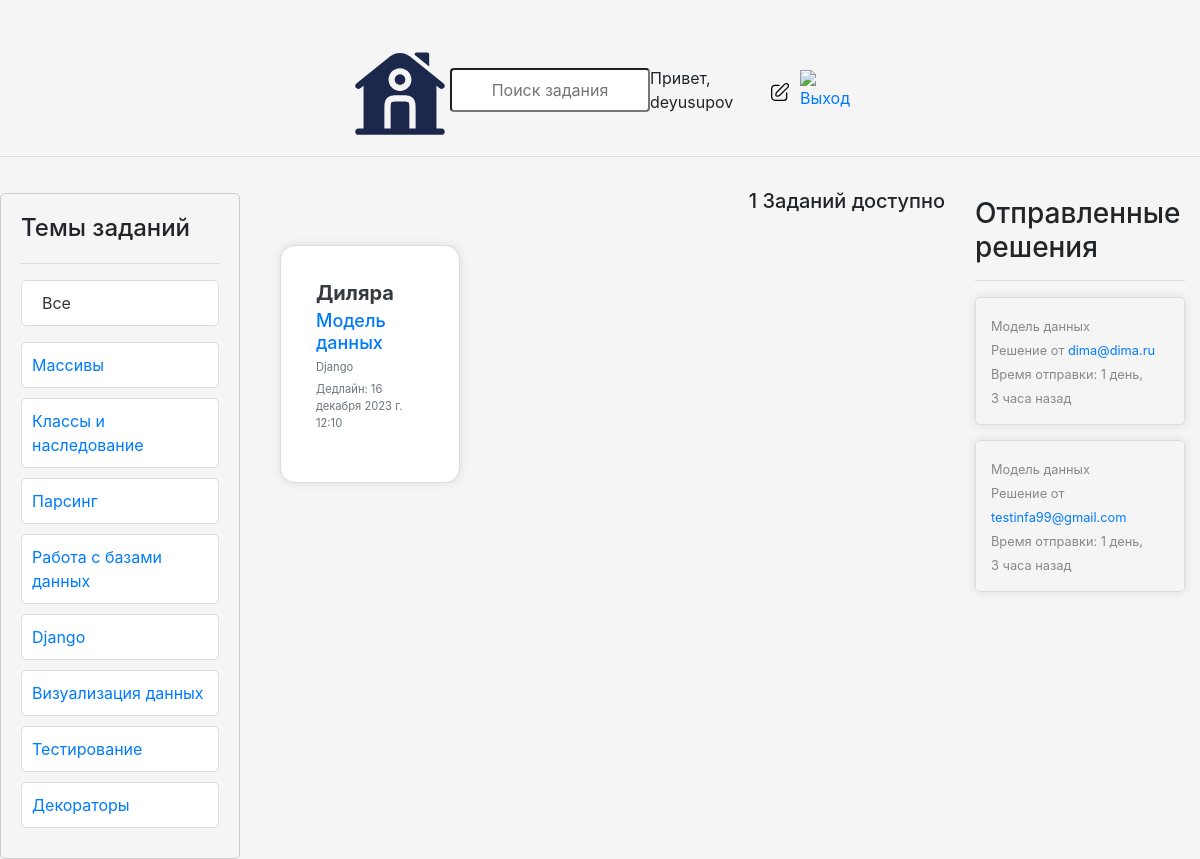
Page /?q=Django (signed in) on the earlier database version.
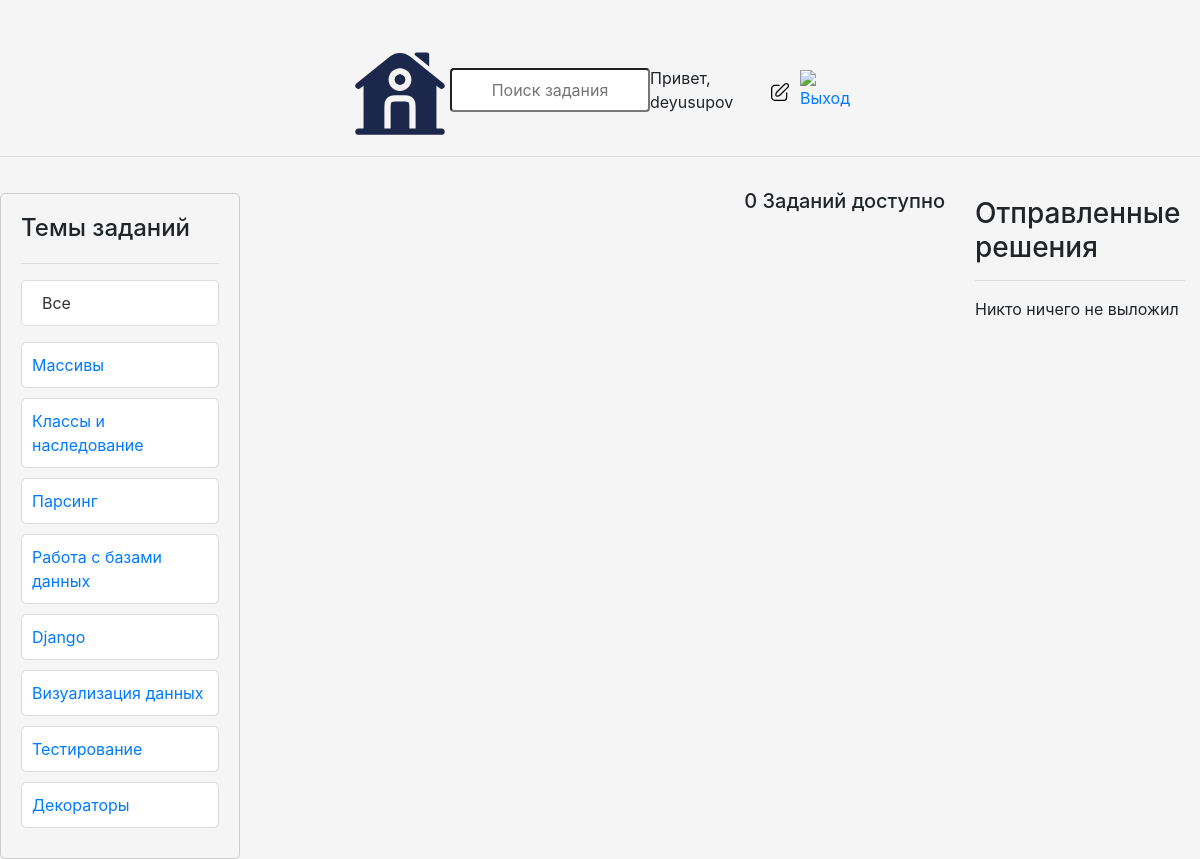
Same page on the later database version.
### base/models.py (models this page shows, shortened)
class Topic(models.Model):
    name = models.CharField(max_length = 200)

class Task(models.Model):
    host = models.ForeignKey(User, on_delete = models.SET_NULL, null = True)
    topic = models.ForeignKey(Topic, on_delete = models.SET_NULL, null = True)
    name = models.CharField(max_length = 200)
    description = models.TextField(null = True, blank = True)
    participants = models.ManyToManyField(User, related_name = 'participants', blank = True)
    updated = models.DateTimeField(auto_now = True)
    created = models.DateTimeField(auto_now_add = True)
    deadline = models.DateTimeField(null = True, blank = True)
    class Meta:
        ordering=['-updated','-created']
    def __str__(self):
        return self.name

class User(AbstractUser):
    name = models.CharField(max_length=200, null=True)
    email = models.EmailField(unique=True, null=True)
    bio = models.TextField(null=True)
    ROLE_CHOICES = [
        ('admin', 'Admin'),
        ('user', 'User'),
    ]
    role = models.CharField(max_length=5, choices=ROLE_CHOICES, default='user')
    avatar = models.ImageField(null=True, default='avatar.svg')
    USERNAME_FIELD = 'email'
    REQUIRED_FIELDS = []

class Message(models.Model):
    user = models.ForeignKey(User, on_delete=models.CASCADE)
    task = models.ForeignKey(Task, on_delete=models.CASCADE)
    body = models.TextField()
    attachment = models.FileField(upload_to='message_files/', null=True, blank=True)
    updated = models.DateTimeField(auto_now=True)
    created = models.DateTimeField(auto_now_add=True)
    rating = models.IntegerField(null=True, blank=True)
    class Meta:
        ordering = ['-updated','-created']

### base/views.py (the view, shortened to what this page needs)
# urls.py: path('', views.home, name="home"),
@login_required(login_url='login')
def home(request):
    if request.user.role == 'user':
        q = request.GET.get('q') if request.GET.get('q') else ''
        tasks = Task.objects.filter(
            Q(topic__name__icontains=q) |
            Q(name__icontains=q) |
            Q(description__icontains=q)
        )
        topics = Topic.objects.all()
        task_count = tasks.count()
        task_messages = Message.objects.all().filter(Q(task__topic__name__icontains=q))
        context = {'tasks': tasks, 'topics': topics, 'task_count': task_count, 'task_messages': task_messages}
        return render(request, 'base/home_user.html', context)
    else:
        return redirect('login')

### base/templates/base/home_user.html (shortened to what this page needs)
{% extends 'main.html' %}
{% block content %}
<div class="home-container">
    <div>
        {% include 'base/topics_component.html' %}
    </div>
    <div class="container mt-3">
        <h5 class="text-right">{{ task_count }} Заданий доступно</h5>
        <div class="mt-3">
            {% include 'base/feed_component.html' %}
        </div>
    </div>
    <div>
        {% include 'base/activity_component.html' %}
    </div>
</div>
{% endblock content %}

### base/templates/base/topics_component.html (shortened to what this page needs)
<div class="custom-container">
    <h3 class="custom-heading">Темы заданий</h3>
    <hr>
    <div class="d-flex justify-content-between align-items-center mb-3">
        <a href="{% url 'home' %}" class="custom-button custom-button-all btn-block text-left">Все</a>
    </div>
    <ul class="custom-list">
        {% for topic in topics %}
            <li class="custom-list-item {% if topic.name == selected_topic %}active{% endif %}">
                <a href="{% url 'home' %}?q={{ topic.name }}" class="custom-list-link">
                    {{ topic.name }}
                </a>
            </li>
        {% endfor %}
    </ul>
</div>

### base/templates/base/feed_component.html (shortened to what this page needs)
{% load static %}
<div class="container">
  <div class="row">
      {% for task in tasks %}
          <div class="col-md-4">
              <div class="card-container card mt-3">
                  <div class="card-body d-flex justify-content-between">
                      <h5 class="card-title">
                          <div class="name">
                              <a href="{% url 'user-profile' task.host.id %}" class="text-dark">{{ task.host.name }}</a>
                          </div>
                          <div class="task-name">
                            <a href="{% url 'task' task.id %}" class="text-primary">{{ task.name|truncatechars:15 }}</a>
                        </div>
                          <div class="topic">
                              <small class="text-muted">{{ task.topic.name }}</small>
                          </div>
                          <div class="topic">
                            <small class="text-muted">Дедлайн: {{ task.deadline }}</small>
                        </div>
                      </h5>
                  </div>
              </div>
          </div>
      {% endfor %}
  </div>
</div>

### base/templates/base/activity_component.html (shortened to what this page needs)
<div class="container mt-4">
    <h3>Отправленные решения</h3>
    <hr>
    {% if task_messages %}
        {% for message in task_messages %}
            <div class="comment-card">
                <small>{{ message.task }}</small>
                <small>Решение от <a href="{% url 'user-profile' message.user.id %}">{{ message.user }}</a></small>
                <small>Время отправки: {{ message.created|timesince }} назад</small>
            </div>
        {% endfor %}
    {% else %}
        <p>Никто ничего не выложил</p>
    {% endif %}
</div>

Differences in the rows shown:
removed Task: host.name "Диляра", name "Модель данных", topic.name "Django", deadline "16 декабря 2023 г. 12:10"
removed Message: task "Модель данных", user "dima@dima.ru", created "1 день, 3 часа"
removed Message: task "Модель данных", user "testinfa99@gmail.com", created "1 день, 3 часа"
Other differences:
{{ task_count }}: "1" → "0"
text now shown: "Никто ничего не выложил"
